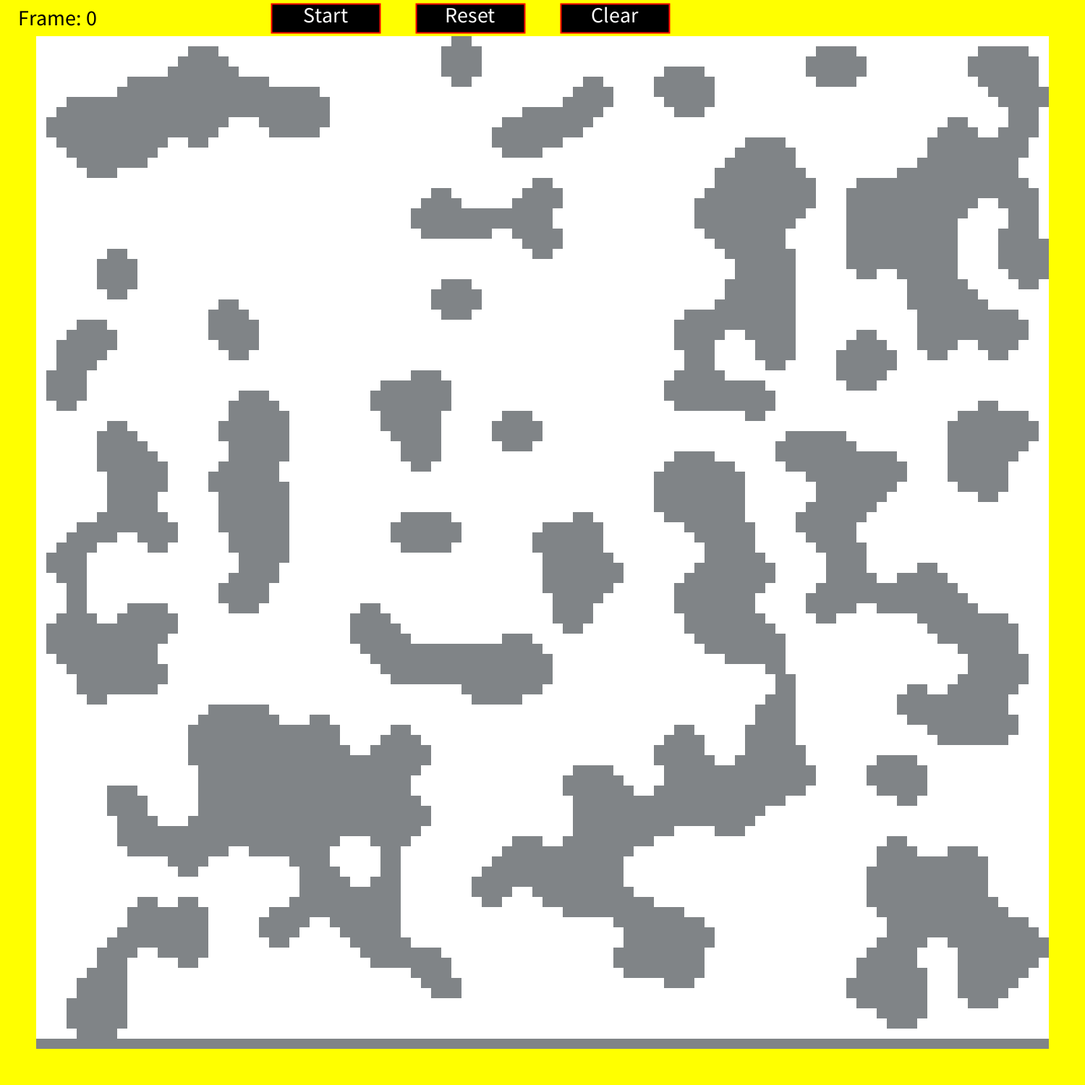
Frame 1 (no input)
Frame 60 (the mouse pressed at the canvas centre just before this capture): identical to frame 1, image omitted
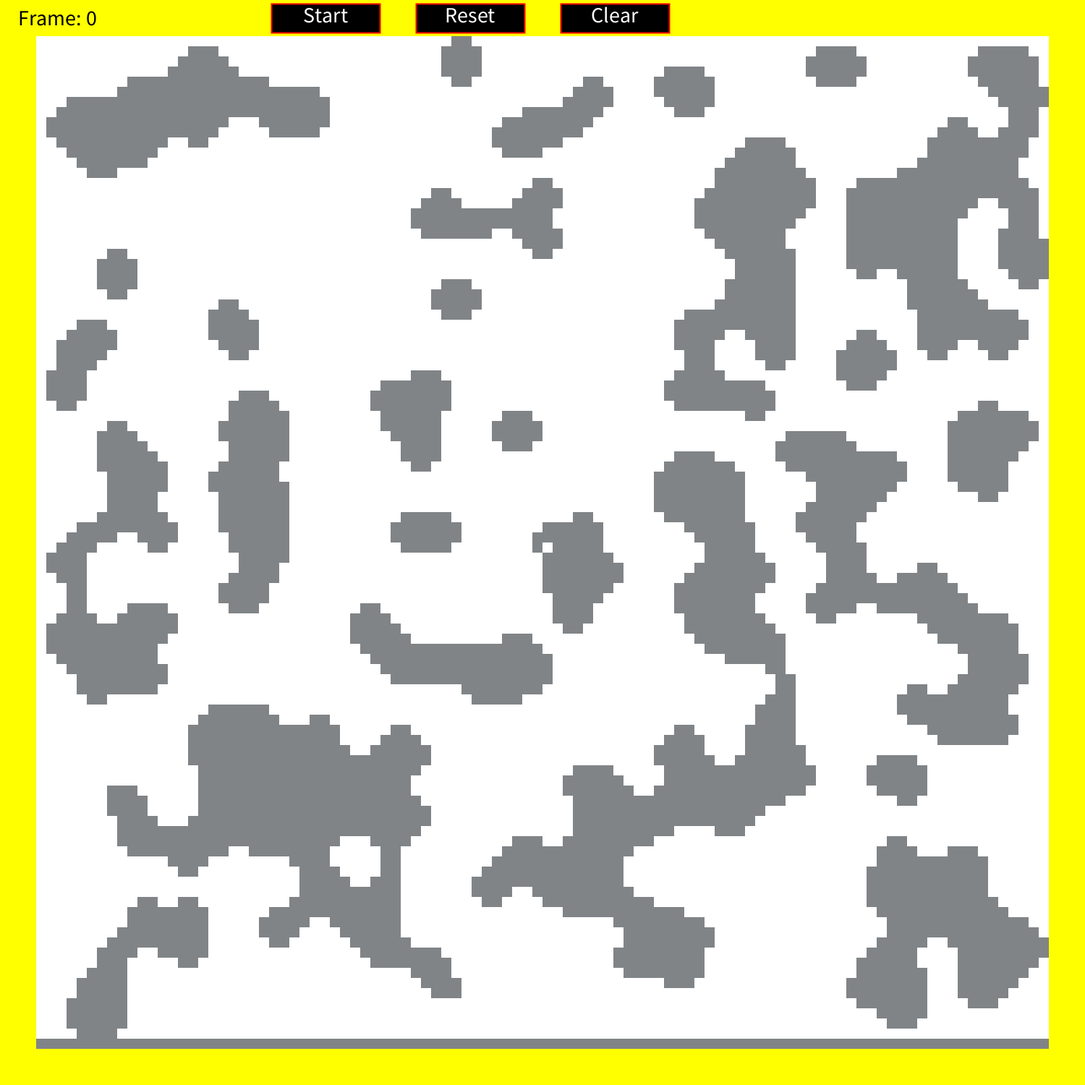
Frame 120 (the mouse held since frame 60 and released just before this capture)

The Processing sketch that drew these frames (run headless with seeded random() and noise(); from frame 60 on, the mouse is pressed at the canvas centre):

// Processing sketch: Cellular_Automata_Fluid_Simulation
// ── Cellular_Automata_Fluid_Simulation.pde

//"Wall" = cave walls
//"Space" = empty spaces
//"Water" = liquids

//Left mouse click to place down water
//Right mouse click to place down wall
//Middle mouse click to delete

//Reset button resets the canvas with random cave structure
//Clear button replaces every block on canvas with space
//Start button starts the actual animation

//Size of grid (100+ gets really laggy)
int cellX = 100;
int cellY = 100;

//For enabling debug mode
boolean debug = false;

//Viscosity of the fluid (lower = less viscis), little glitchy under 2.5
float viscosity = 2.5;

//FPS setting
int blinksPerSecond = 60;

//DONT TOUCH
String[][] cellsNow;
String[][] cellsNext;
String[][] waterMassNow;
String[][] waterMassNext;

float compression = 0.02;
float maxMass = 1;
float minMass = 0.001;
float minFlow = 0.01;

int caveCycles = 25;

float padding = 50;

float cellSizeX;
float cellSizeY;

int frameNumber;

boolean start;

//Buttons
float buttonY = padding / 2;
float buttonW = 150;
float buttonH = 40;

float buttonXStart = 450;
float buttonXReset = 650;
float buttonXClear = 850;

//Sets up initial values
void setup(){
  //fullScreen();
  size(1500, 1500);
  smooth();
  
  frameNumber = 0;
  
  start = false;
  cellsNow = new String[cellX][cellY];
  cellsNext = new String[cellX][cellY];
  waterMassNow = new String[cellX][cellY];
  waterMassNext = new String[cellX][cellY];
  
  cellSizeX = (width - padding * 2) / cellX;
  cellSizeY = (height - padding * 2) / cellY;
  
  setCellBlank();
  frameRate(120);
  createCave();

}

//Draws the visuals
void draw(){
  background(255, 255, 0);
  
  //Draws frame counter
  textAlign(LEFT);
  textSize(30);
  fill(0);
  text("Frame: " + frameNumber, 25, 35);
  
  //Draws buttons
  rectMode(CENTER);
  strokeWeight(2);
  fill(0);
  stroke(255, 0, 0);
  rect(buttonXStart, buttonY, buttonW, buttonH);
  rect(buttonXReset, buttonY, buttonW, buttonH);
  rect(buttonXClear, buttonY, buttonW, buttonH);
  
  //Writes text on buttons
  textAlign(CENTER, CENTER);
  fill(255);
  if (start == false){
    text("Start", buttonXStart, buttonY - 5);
  }
  else{
    text("Stop", buttonXStart, buttonY - 5);
  }
  text("Reset", buttonXReset, buttonY - 5);
  text("Clear", buttonXClear, buttonY - 5);
  
  //Adds some editional information if debug mode is on
  if (debug == true){
    strokeWeight(0.5);
    stroke(0);
  }
  
  //Draws walls, liquids, and spaces
  else{noStroke();}
  rectMode(CORNER);

  for (int i = 0; i < cellsNow.length; i++){
    for (int j = 0; j < cellsNow[0].length; j++){
      
      if (cellsNow[i][j] == "Wall"){fill(128, 132, 135);}
      else {fill(255);}
      float x = padding + i * cellSizeX;
      float y = padding + j * cellSizeY;
      
      if (cellsNow[i][j] != "Water"){
        rect(x, y, cellSizeX, cellSizeY);
      }
      else{
        if (waterMassNow[i][j] != null){
          float sizePercent = getWaterCellSize(i, j);
          color rgbColour = getWaterColour(i, j, sizePercent);
          fill(255);
          rect(x, y, cellSizeX, cellSizeY);
          fill(rgbColour);
          rect(x, y + cellSizeY * (1 - sizePercent), cellSizeX, cellSizeY);
        }
      }
      fill(0);
      
      if (debug == true){
        if (waterMassNow[i][j] != null){
          textSize(10);
          text(round(float(waterMassNow[i][j]) * 1000) / 1000.0, x + cellSizeX / 2, y + cellSizeY / 2);
        }
      }
    }
  }
  
  //Mouse commands for editing
  if (mousePressed){
      if ((mouseX > padding && mouseX < width - padding) && (mouseY > padding && mouseY < height - padding)){
        int [] indexes = getClickIndex();
        //println(indexes[0], indexes[1]);
        
        if (mouseButton == LEFT){
          if (cellsNow[indexes[0]][indexes[1]] == "Space"){
            cellsNext[indexes[0]][indexes[1]] = "Water";
            waterMassNext[indexes[0]][indexes[1]] = str(maxMass);
          }
        }
        else if (mouseButton == RIGHT){
          if (cellsNow[indexes[0]][indexes[1]] == "Space"){
            cellsNext[indexes[0]][indexes[1]] = "Wall";
            waterMassNext[indexes[0]][indexes[1]] = null;
          }
        }
        else{
          if ((cellsNow[indexes[0]][indexes[1]] == "Wall" || cellsNow[indexes[0]][indexes[1]] == "Water") && indexes[1] != cellY - 1){
            cellsNext[indexes[0]][indexes[1]] = "Space";
            waterMassNext[indexes[0]][indexes[1]] = "0";
          }
        }
        cellReplacement(waterMassNow, waterMassNext);
        blockTypeUpdate();
        cellReplacement(cellsNow, cellsNext);
      }
    } 

  //Updates all information for next frame
  if (start == true){
    updateWaterMassCell();
    blockTypeUpdate();
    cellReplacement(cellsNow, cellsNext);
    frameNumber++;
  }
}

//Gets RGB colour values based on water density (mass / volume)
color getWaterColour(int x, int y, float fillPercent){
  color rgb;
  float density = float(waterMassNow[x][y]) / fillPercent;
  if (density >= maxMass - 0.3){
    rgb = color(48, 165, 210);
  }
  else if (density > 0.50){
    rgb = color(78, 195, 240);
  }
  else if (density > 0.20){
    rgb = color(108, 225, 255);
  }
  else if (density > 0.05){
    rgb = color(138, 255, 255);
  }
  else{
    rgb = color(168, 255, 255);
  }
  return rgb;
}

//Updates block types depending on watermass array
void blockTypeUpdate(){
  for (int i = 0; i < cellsNow.length; i++){
    for (int j = 0; j < cellsNow[0].length; j++){
      if (waterMassNow[i][j] == null){
        cellsNext[i][j] = "Wall";
      }
      else if (float(waterMassNow[i][j]) > minMass){
        cellsNext[i][j] = "Water";
      }
      else{
        cellsNext[i][j] = "Space";
      }
    }
  }
}

//Gets the percentage water within a cell
float getWaterCellSize(int x, int y){
  try{
    if (cellsNow[x][y - 1] == "Water"){
      return maxMass;
    }
  }
  catch (ArrayIndexOutOfBoundsException e){}
  
  float size = float(waterMassNow[x][y]) / maxMass;
  return constrain(size, 0, maxMass);
}

//Replaces values in arrayNow with values in arrayNext
void cellReplacement(String [][] arrayNow, String [][] arrayNext){
  for (int i = 0; i < arrayNow.length; i++){
    for (int j = 0; j < arrayNow[0].length; j++){
      arrayNow[i][j] = arrayNext[i][j];
    }
  }
}

//Clears waterMass array
void setCellBlank(){
  for (int i = 0; i < cellsNow.length; i++){
    for (int j = 0; j < cellsNow[0].length - 1; j++){
      waterMassNext[i][j] = "0";
    }
  }
}

//Creates initial cave structure
void createCave(){
  setCellValuesRandomly();
  for (int i = 0; i < caveCycles; i++){
    cellReplacement(cellsNow, cellsNext);
    cellReplacement(waterMassNow, waterMassNext);
    updateCaveCell();
  }
  for (int i = 0; i < cellsNext.length; i++){
    cellsNext[i][cellY - 1] = "Wall";
    waterMassNext[i][cellY - 1] = null;
    cellReplacement(cellsNow, cellsNext);
    cellReplacement(waterMassNow, waterMassNext);
  }
}

//Changes the values from water mass depedning on flow
void flowChangeappender(int xNow,int yNow,int xNew,int yNew, float change){
  waterMassNext[xNow][yNow] = str(float(waterMassNext[xNow][yNow]) - change);
  waterMassNext[xNew][yNew] = str(float(waterMassNext[xNew][yNew]) + change);
}

//Calculates and updates mass of water in each cell
void updateWaterMassCell(){
  float flowChange = 0;
  float massRemaining;
  
  for (int i = 0; i < waterMassNow.length; i++){
    for (int j = waterMassNow[0].length - 1; j >= 0; j--){
      try{
        if (waterMassNow[i][j] != null){
          massRemaining = float(waterMassNow[i][j]);
          
          if (massRemaining <= 0){continue;}
               
          //Going down
          if (cellsNow[i][j + 1] != "Wall"){
            flowChange = maxMass - float(waterMassNext[i][j + 1]);
            
            //if (flowChange > minFlow){flowChange *= 0.5;}
            flowChange = constrain(flowChange, 0, massRemaining);

            flowChangeappender(i, j, i, j + 1, flowChange);
            massRemaining -= flowChange;
          }
          
          if (massRemaining <= 0){continue;}
                
          //Going left
          if (i != 0){
            if (cellsNow[i - 1][j] != "Wall"){
              flowChange = (float(waterMassNow[i][j]) - float(waterMassNow[i - 1][j])) / viscosity;
              
              //if (flowChange > minFlow){flowChange *= 0.5;}
              flowChange = constrain(flowChange, 0, massRemaining);
              
              flowChangeappender(i, j, i - 1, j, flowChange);
              massRemaining -= flowChange;
            }
          }
               
          //Going right
          if (cellsNow[i + 1][j] != "Wall"){
            flowChange = (float(waterMassNow[i][j]) - float(waterMassNow[i + 1][j])) / viscosity;
            
            //if (flowChange > minFlow){flowChange *= 0.5;}
            flowChange = constrain(flowChange, 0, massRemaining);
            
            flowChangeappender(i, j, i + 1, j, flowChange);
            massRemaining -= flowChange;
          }
        }
      }
      catch (ArrayIndexOutOfBoundsException e){}
    }
  }
  cellReplacement(waterMassNow, waterMassNext);
}

//Updates cellsNext with information of next generation (for cave walls)
void updateCaveCell(){
  for (int i = 0; i < cellsNow.length; i++){
    for (int j = 0; j < cellsNow[0].length; j++){
      int aliveNeighbours = countLivingNeighbours(i, j);
      //println(aliveNeighbours);
      
      if (cellsNow[i][j] == "Wall"){
        if (aliveNeighbours >= 4){
          cellsNext[i][j] = "Wall";
          waterMassNext[i][j] = null;
        }
        else{
          cellsNext[i][j] = "Space";
          waterMassNext[i][j] = "0";
        }
      }
      else{
        if (aliveNeighbours >= 5){
          cellsNext[i][j] = "Wall";
          waterMassNext[i][j] = null;
        }
        else{
          cellsNext[i][j] = "Space";
          waterMassNext[i][j] = "0";
        }
      }
    }
  }
}

//Triggers mouse click events
void mouseClicked(){
  if ((mouseX > buttonXStart - buttonW / 2 && mouseX < buttonXStart + buttonW / 2) && (mouseY > buttonY - buttonH / 2 && mouseY < buttonY + buttonH / 2)){
    if (start == true){
      start = false;
      frameRate(60);
    }
    else{
      start = true;
      frameRate(blinksPerSecond);
    }
    
  }
  else if ((mouseX > buttonXReset - buttonW / 2 && mouseX < buttonXReset + buttonW / 2) && (mouseY > buttonY - buttonH / 2 && mouseY < buttonY + buttonH / 2)){
    setup();
  }
  else if ((mouseX > buttonXClear - buttonW / 2 && mouseX < buttonXClear + buttonW / 2) && (mouseY > buttonY - buttonH / 2 && mouseY < buttonY + buttonH / 2)){
    setCellBlank();
    cellReplacement(waterMassNow, waterMassNext);
    blockTypeUpdate();
    cellReplacement(cellsNow, cellsNext);
  }
}

//Gets array index of clicked location
int [] getClickIndex(){
  int indexX = int((mouseX - padding) / cellSizeX);
  int indexY = int((mouseY - padding) / cellSizeY);
  int [] indexes = {indexX, indexY};
  return indexes;
}

//Counts number(s) of live neighbours 
int countLivingNeighbours(int x, int y){
  int count = 0;
  
  for (int i = -1; i <= 1; i++){
    for (int j = -1; j <= 1; j++){
      
      try {
        if ((cellsNow[x + j][y + i] == "Wall") && (j != 0 || i != 0)){
        count++;
        }
      }
      catch (ArrayIndexOutOfBoundsException e){}
    }
  }
  return count;
}

//Sets random initial values for Cave
void setCellValuesRandomly(){
  for (int i = 0; i < cellsNow.length; i++){
    
    for (int j = 0; j < cellsNow[0].length; j++){
      int x = round(random(0,100));
      
      if (x < 48){
        cellsNext[i][j] = "Wall";
        waterMassNext[i][j] = null;
      }
      else{
        cellsNext[i][j] = "Space";
        waterMassNow[i][j] = "0";
      }
    }
  }
}
